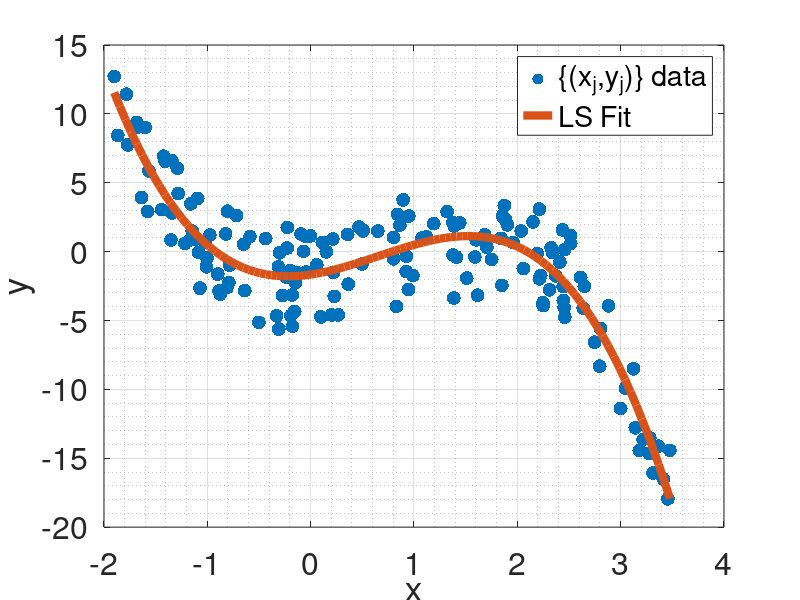

This figure's MATLAB source: (Note: this script raises an error after producing the figure.)
%%%%%%%%%%%%%%%%%%%%%%%%%%%%%%%%%%%%%%%%%%%%%%%%%%%%%%%%%%%%%%%%%%%%
%
% FUNCTION: use Linear Least Squares to find the best fit cubic 
%           polynomial through data {x_j,y_j}
%
% NOTE: 
%        (1) Fit data to: y = f(x;c) = c0 + c1*x + c2*x^2 + c3^x^3
%        (2) Compute DATA matrix for Linear Least Squares
%        (3) Use pseudo-inverse approach to find coefficients
%        (4) Will plot data to check :)
%        (5) Compute the errors (L1, L2, etc.)
%
%   Author: Nick A. Battista
%   Date: November 2021
%   Institution: The College of New Jersey
%
%%%%%%%%%%%%%%%%%%%%%%%%%%%%%%%%%%%%%%%%%%%%%%%%%%%%%%%%%%%%%%%%%%%%


function Linear_Least_Squares_Best_Fit()


%------------------------------------------------------------
%                LOAD DATA: XY_Data <--> {(x,y)} 
%   
%       XY_Data: col 1: x 
%                col 2: y
%                  row: different data point
%------------------------------------------------------------
load('Best_Fit_Example_Data.mat');
%
NSamples = length(XY_Data(:,1)); % # of data samples
    

%------------------------------------------------------------
%                 Setup linear problem matrix: 
%                 
%                  MAT*coeffsVec = XY_Data(:,2) 
%------------------------------------------------------------
MAT = zeros( NSamples, 4);       % allocate storage to MAT
for j=1:NSamples                 % loop over all data samples
    x = XY_Data(j,1);            % x-value from jth sample point
    MAT(j,:) = [1  x  x^2  x^3]; % fill row of matrix 
end


%------------------------------------------------------------
%           SOLVE THE LINEAR LEAST SQUARES PROBLEM: 
%             >>> Compute the pseudo-inverse <<<
%------------------------------------------------------------
coeffsVec = inv(MAT'*MAT) * MAT' * XY_Data(:,2);

%------------------------------------------------------------
%       Print out best fit coefficients to the screen
%------------------------------------------------------------
fprintf('\n---------------------------------------------------\n\n');
fprintf('BEST FIT COEFFICIENTS:\n');
for i=1:length(coeffsVec)
   strTMP = ['     c_' num2str(i-1) ' = ' num2str(coeffsVec(i)) '\n'];
   fprintf(strTMP);
end


%------------------------------------------------
%               Plot Attributes
%------------------------------------------------
lw = 6;  % LineWidth
ms = 30; % MarkerSize
fs = 23; % FontSize

%------------------------------------------------------------
%               FIGURE 1: BEST-FIT vs Raw Data
%------------------------------------------------------------
%
% Get independent variable array to input into model
xVec  = linspace( min(XY_Data(:,1)), max( XY_Data(:,1)), 100); 
%
% Predict y-Values on xVec using best fit coefficients
yPredVec = coeffsVec(1) + coeffsVec(2)*xVec + coeffsVec(3)*xVec.^2 + coeffsVec(4)*xVec.^3;
%
f1=figure(1);
%
plot(XY_Data(:,1),XY_Data(:,2),'.','MarkerSize',ms); hold on;
plot(xVec,yPredVec,'-','LineWidth',lw); hold on;
legend('\{(x_j,y_j)\} data','LS Fit','Location','NorthEast');
xlabel('x');
ylabel('y');
set(gca,'FontSize',fs);
grid on;
grid minor;

%------------------------------------------------
%           Position figures on screen
%------------------------------------------------
f1.Position = [10  200 600 450];


%-------------------------------------------------------------------
%                           ERROR ANALYSIS: 
%             (Residuals, L1-Norm, L2-Norm, LInf-Norm etc)
%-------------------------------------------------------------------
r = XY_Data(:,2) - MAT*coeffsVec; % Actual residual from Least Squares Soln
L1_Norm = sum( abs(r) );          % Calculate L1-Norm
L2_Norm = sqrt( r'*r );           % Calculate L2-Norm
LInf_Norm = max( abs(r) );        % Calculate LInfinity-Norm
%
fprintf('\n---------------------------------------------------\n\n');
fprintf('LEAST SQUARE SOLUTION ERROR ANALYSIS:\n\n');
fprintf('   -> The L1-Norm of the Residual is: %.3f\n',L1_Norm);
fprintf('   -> The L2-Norm of the Residual is: %.3f\n',L2_Norm);
fprintf('   -> The LINF-Norm of the Residual is: %.3f\n',LInf_Norm);
fprintf('\n---------------------------------------------------\n\n');


